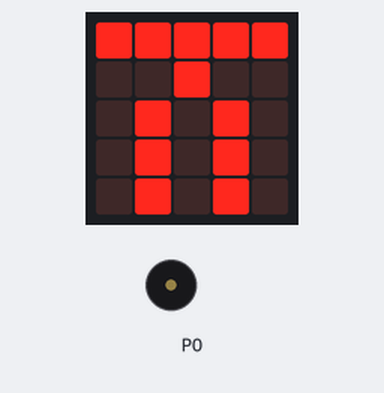
A program run on a simulated BBC micro:bit (MakeCode). On the bench: the board's 5×5 LED display, buzzer (waves = sounding).

Above: at 0.2 s.
At 9.1 s:
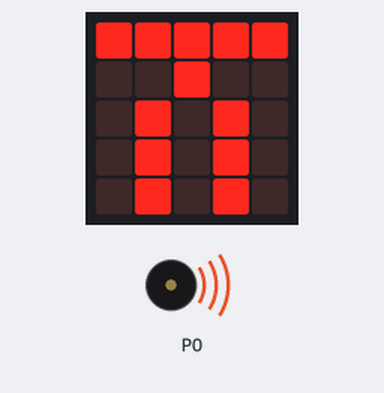
At 20.7 s:
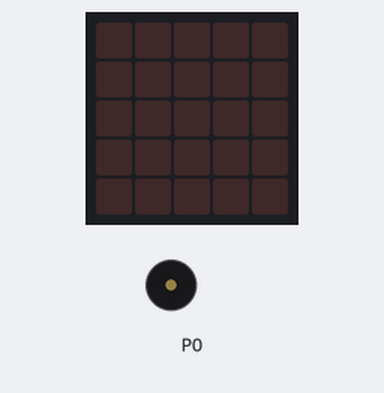
At 24.3 s:
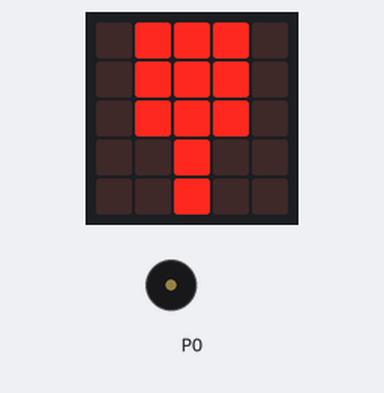
Timing chart, 0 to 125.4 s (numbered marks = the images above):
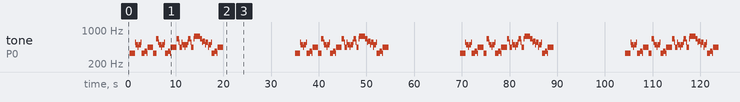

The program:

main.ts
```typescript
basic.forever(function () {
    basic.showLeds(`
        # # # # #
        . . # . .
        . # . # .
        . # . # .
        . # . # .
        `)
    music.setTempo(100)
    music.playTone(330, music.beat(BeatFraction.Half))
    music.playTone(330, music.beat(BeatFraction.Quarter))
    music.playTone(330, music.beat(BeatFraction.Eighth))
    music.rest(music.beat(BeatFraction.Eighth))
    music.playTone(330, music.beat(BeatFraction.Half))
    music.playTone(330, music.beat(BeatFraction.Quarter))
    music.playTone(554, music.beat(BeatFraction.Quarter))
    music.playTone(494, music.beat(BeatFraction.Half))
    music.playTone(494, music.beat(BeatFraction.Quarter))
    music.playTone(440, music.beat(BeatFraction.Quarter))
    music.playTone(494, music.beat(BeatFraction.Half))
    music.playTone(494, music.beat(BeatFraction.Quarter))
    music.playTone(554, music.beat(BeatFraction.Quarter))
    music.playTone(330, music.beat(BeatFraction.Half))
    music.playTone(330, music.beat(BeatFraction.Eighth))
    music.rest(music.beat(BeatFraction.Eighth))
    music.playTone(330, music.beat(BeatFraction.Quarter))
    music.playTone(370, music.beat(BeatFraction.Half))
    music.playTone(370, music.beat(BeatFraction.Quarter))
    music.playTone(330, music.beat(BeatFraction.Quarter))
    music.playTone(440, music.beat(BeatFraction.Double))
    music.playTone(330, music.beat(BeatFraction.Half))
    music.playTone(330, music.beat(BeatFraction.Eighth))
    music.rest(music.beat(BeatFraction.Eighth))
    music.playTone(330, music.beat(BeatFraction.Quarter))
    music.playTone(659, music.beat(BeatFraction.Half))
    music.playTone(659, music.beat(BeatFraction.Quarter))
    music.playTone(554, music.beat(BeatFraction.Quarter))
    music.playTone(494, music.beat(BeatFraction.Half))
    music.playTone(494, music.beat(BeatFraction.Quarter))
    music.playTone(440, music.beat(BeatFraction.Quarter))
    music.playTone(494, music.beat(BeatFraction.Half))
    music.playTone(494, music.beat(BeatFraction.Quarter))
    music.playTone(554, music.beat(BeatFraction.Quarter))
    music.playTone(330, music.beat(BeatFraction.Half))
    music.playTone(330, music.beat(BeatFraction.Eighth))
    music.rest(music.beat(BeatFraction.Eighth))
    music.playTone(330, music.beat(BeatFraction.Quarter))
    music.playTone(370, music.beat(BeatFraction.Half))
    music.playTone(370, music.beat(BeatFraction.Quarter))
    music.playTone(330, music.beat(BeatFraction.Quarter))
    music.playTone(440, music.beat(BeatFraction.Double))
    music.playTone(659, music.beat(BeatFraction.Half))
    music.playTone(659, music.beat(BeatFraction.Quarter))
    music.playTone(554, music.beat(BeatFraction.Quarter))
    music.playTone(440, music.beat(BeatFraction.Half))
    music.playTone(440, music.beat(BeatFraction.Quarter))
    music.playTone(554, music.beat(BeatFraction.Quarter))
    music.playTone(494, music.beat(BeatFraction.Half))
    music.playTone(494, music.beat(BeatFraction.Quarter))
    music.playTone(440, music.beat(BeatFraction.Quarter))
    music.playTone(494, music.beat(BeatFraction.Half))
    music.playTone(494, music.beat(BeatFraction.Quarter))
    music.playTone(554, music.beat(BeatFraction.Quarter))
    music.playTone(659, music.beat(BeatFraction.Half))
    music.playTone(659, music.beat(BeatFraction.Quarter))
    music.playTone(554, music.beat(BeatFraction.Quarter))
    music.playTone(440, music.beat(BeatFraction.Half))
    music.playTone(440, music.beat(BeatFraction.Quarter))
    music.playTone(659, music.beat(BeatFraction.Quarter))
    music.playTone(740, music.beat(BeatFraction.Double))
    music.playTone(659, music.beat(BeatFraction.Half))
    music.playTone(659, music.beat(BeatFraction.Quarter))
    music.playTone(554, music.beat(BeatFraction.Quarter))
    music.playTone(587, music.beat(BeatFraction.Half))
    music.playTone(587, music.beat(BeatFraction.Quarter))
    music.playTone(494, music.beat(BeatFraction.Quarter))
    music.playTone(554, music.beat(BeatFraction.Half))
    music.playTone(554, music.beat(BeatFraction.Quarter))
    music.playTone(440, music.beat(BeatFraction.Quarter))
    music.playTone(494, music.beat(BeatFraction.Half))
    music.playTone(494, music.beat(BeatFraction.Quarter))
    music.playTone(554, music.beat(BeatFraction.Quarter))
    music.playTone(330, music.beat(BeatFraction.Half))
    music.playTone(330, music.beat(BeatFraction.Eighth))
    music.rest(music.beat(BeatFraction.Eighth))
    music.playTone(330, music.beat(BeatFraction.Quarter))
    music.playTone(370, music.beat(BeatFraction.Half))
    music.playTone(370, music.beat(BeatFraction.Quarter))
    music.playTone(330, music.beat(BeatFraction.Quarter))
    music.playTone(440, music.beat(BeatFraction.Double))
    music.rest(music.beat(BeatFraction.Whole))
    for (let index = 0; index < 4; index++) {
        basic.clearScreen()
        basic.pause(500)
        basic.showLeds(`
            # # # # #
            . . # . .
            . # . # .
            . # . # .
            . # . # .
            `)
    }
    basic.showLeds(`
        . # # # .
        . # # # .
        . # # # .
        . . # . .
        . . # . .
        `)
    basic.pause(10000)
})
```

test.ts
```typescript
// テストはここに来ます。このパッケージが拡張機能として使用されるときにはコンパイルされません。
```

Measured:
- by itself, tone on P0: plays 330 Hz for 0.54 s, 330 Hz for 0.46 s, 554 Hz for 0.16 s, 494 Hz for 0.46 s, 440 Hz for 0.16 s, 494 Hz for 0.46 s … (204 notes in this stretch)
- what the display in image 2 shows lasts 0.5 s, from 20.6 s to 21.1 s
